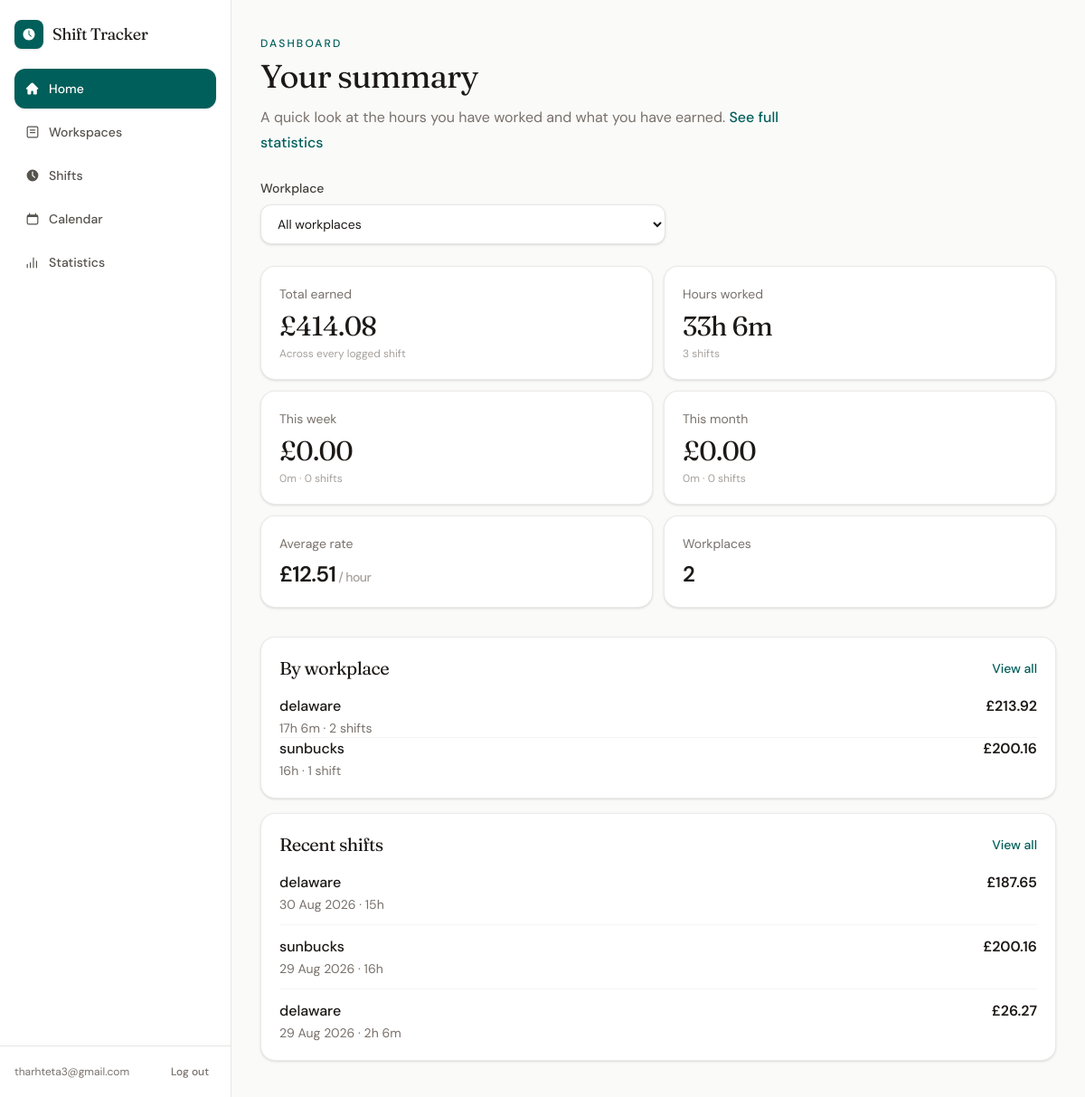
The page /?workplace=24 (signed in) on the database as committed earlier.
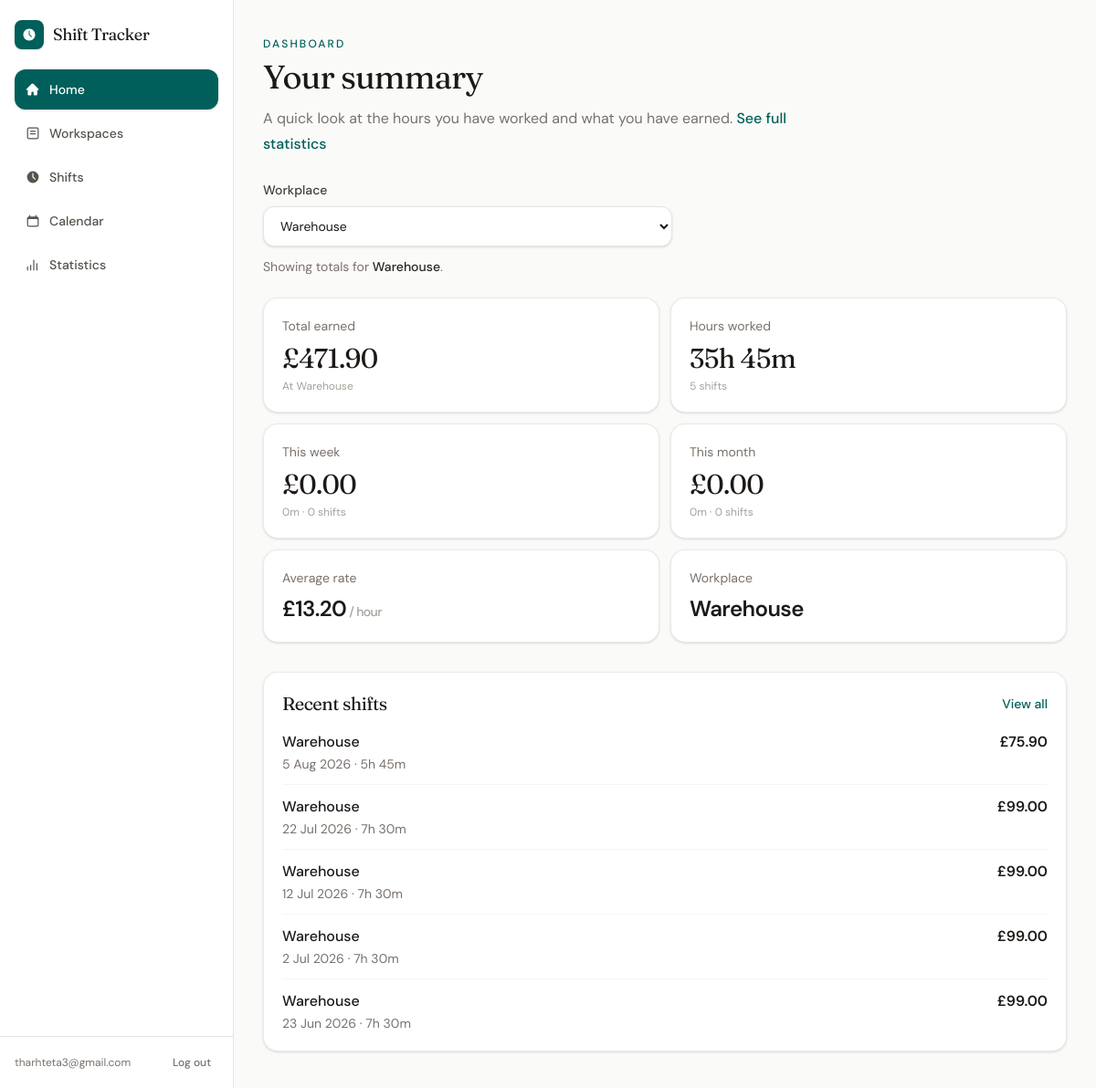
The same page on the database as committed later.
### workspaces/models.py (models this page shows, shortened)
class Workplace(models.Model):
    user = models.ForeignKey(
        settings.AUTH_USER_MODEL,
        on_delete=models.CASCADE,
        related_name="workplaces",
    )
    name = models.CharField(max_length=100)
    hourly_rate = models.DecimalField(
        max_digits=6,
        decimal_places=2,
    )
    is_active = models.BooleanField(default=True)
    created_at = models.DateTimeField(auto_now_add=True)
    updated_at = models.DateTimeField(auto_now=True)

### shifts/models.py (models this page shows, shortened)
class Shift(models.Model):
    user = models.ForeignKey(
        settings.AUTH_USER_MODEL,
        on_delete=models.CASCADE,
        related_name="shifts",
    )
    workplace = models.ForeignKey(
        Workplace,
        on_delete=models.PROTECT,
        related_name="shifts",
    )
    date = models.DateField()
    start_time = models.TimeField()
    end_time = models.TimeField()
    break_minutes = models.PositiveIntegerField(default=0)
    hourly_rate_at_time = models.DecimalField(
        max_digits=6,
        decimal_places=2,
    )
    notes = models.TextField(
        blank=True,
    )
    created_at = models.DateTimeField(auto_now_add=True)
    updated_at = models.DateTimeField(auto_now=True)
    def duration_minutes(self):
        start = datetime.combine(
            self.date,
            self.start_time,
        )
        end = datetime.combine(
            self.date,
            self.end_time,
        )
        if end <= start:
            end += timedelta(days=1)
        total_minutes = int(
            (end - start).total_seconds() / 60
        )
        return total_minutes - self.break_minutes
    def duration_hours(self):
        return Decimal(self.duration_minutes()) / Decimal("60")
    def duration_display(self):
        minutes = max(self.duration_minutes(), 0)
        hours, remaining = divmod(minutes, 60)
        if hours and remaining:
            return f"{hours}h {remaining}m"
        if hours:
            return f"{hours}h"
        return f"{remaining}m"
    def estimated_earnings(self):
        return (
            self.duration_hours()
            * self.hourly_rate_at_time
        ).quantize(Decimal("0.01"))

### shifts/views.py (the view)
# urls.py: 2. Add a URL to urlpatterns:  path('', views.home, name='home')
@login_required
def home(request):
    try:
        workplace = _dashboard_workplace(request)
        context = {"stats": dashboard_stats(request.user, workplace=workplace)}
        template = (
            "shifts/partials/dashboard.html"
            if request.headers.get("HX-Request")
            else "shifts/home.html"
        )
        return render(request, template, context)
    except Exception:
        messages.error(request, "Could not load the dashboard.")
        template = (
            "shifts/partials/dashboard.html"
            if request.headers.get("HX-Request")
            else "shifts/home.html"
        )
        return render(
            request,
            template,
            {"stats": empty_dashboard_stats()},
        )

### shifts/services.py (called while the page is built)
def format_minutes(minutes):
    minutes = max(int(minutes), 0)
    hours, remaining = divmod(minutes, 60)
    if hours and remaining:
        return f"{hours}h {remaining}m"
    if hours:
        return f"{hours}h"
    return f"{remaining}m"

def _empty_summary():
    return {
        "count": 0,
        "minutes": 0,
        "hours_display": format_minutes(0),
        "pay": Decimal("0.00"),
    }

def summarize_shifts(shifts):
    summary = _empty_summary()
    for shift in shifts:
        minutes = max(shift.duration_minutes(), 0)
        summary["count"] += 1
        summary["minutes"] += minutes
        summary["pay"] += shift.estimated_earnings()
    summary["hours_display"] = format_minutes(summary["minutes"])
    summary["pay"] = summary["pay"].quantize(Decimal("0.01"))
    return summary

### shifts/views.py (called while the page is built)
def _dashboard_workplace(request):
    workplace_id = request.GET.get("workplace")
    if not workplace_id:
        return None
    try:
        return Workplace.objects.get(pk=workplace_id, user=request.user)
    except (Workplace.DoesNotExist, ValueError, TypeError):
        return None

### shifts/templates/shifts/home.html (shortened to what this page needs)
{% extends "app.html" %}
{% block app_content %}
<div class="px-4 py-6 sm:px-8 sm:py-10">
    <p class="text-xs font-medium uppercase tracking-[0.18em] text-teal-800">Dashboard</p>
    <h1 class="mt-2 font-serif text-3xl tracking-tight text-stone-900 sm:text-4xl">Your summary</h1>
    <p class="mt-3 max-w-xl text-base leading-7 text-stone-500">
        A quick look at the hours you have worked and what you have earned.
        <a href="{% url 'shift_statistics' %}" class="font-medium text-teal-800 hover:underline">See full statistics</a>
    </p>
    <div id="dashboard-root" class="mt-6">
        {% include "shifts/partials/dashboard.html" %}
    </div>
</div>
{% endblock %}

### shifts/templates/shifts/partials/dashboard.html (shortened to what the changed rows need)
<div class="form-control max-w-md">
    <label for="dashboard-workplace" class="text-sm font-medium text-stone-700">Workplace</label>
    <select
        id="dashboard-workplace"
        name="workplace"
        hx-get="{% url 'home' %}"
        hx-target="#dashboard-root"
        hx-swap="innerHTML"
        hx-push-url="true"
        hx-include="this"
        class="mt-1.5"
    >
        <option value="" {% if not stats.selected_workplace %}selected{% endif %}>
            All workplaces
        </option>
        {% for workplace in stats.workplaces %}
            <option
                value="{{ workplace.pk }}"
                {% if stats.selected_workplace and stats.selected_workplace.pk == workplace.pk %}selected{% endif %}
            >
                {{ workplace.name }}
            </option>
        {% endfor %}
    </select>
</div>
{% if stats.selected_workplace %}
    <p class="mt-3 text-sm text-stone-500">
        Showing totals for <span class="font-medium text-stone-800">{{ stats.selected_workplace.name }}</span>.
    </p>
{% endif %}
<div class="mt-6 grid gap-3 sm:grid-cols-2 xl:grid-cols-4">
    <div class="rounded-2xl border border-stone-200/80 bg-white p-5 shadow-sm">
        <p class="text-sm text-stone-500">Total earned</p>
        <p class="mt-2 font-serif text-3xl tracking-tight text-stone-900">£{{ stats.all_time.pay }}</p>
        <p class="mt-1 text-xs text-stone-400">
            {% if stats.selected_workplace %}
                At {{ stats.selected_workplace.name }}
            {% else %}
                Across every logged shift
            {% endif %}
        </p>
    </div>
    <div class="rounded-2xl border border-stone-200/80 bg-white p-5 shadow-sm">
        <p class="text-sm text-stone-500">Hours worked</p>
        <p class="mt-2 font-serif text-3xl tracking-tight text-stone-900">{{ stats.all_time.hours_display }}</p>
        <p class="mt-1 text-xs text-stone-400">{{ stats.all_time.count }} shift{{ stats.all_time.count|pluralize }}</p>
    </div>
    <div class="rounded-2xl border border-stone-200/80 bg-white p-5 shadow-sm">
    </div>
    <div class="rounded-2xl border border-stone-200/80 bg-white p-5 shadow-sm">
    </div>
</div>
<div class="mt-3 grid gap-3 sm:grid-cols-2">
    <div class="rounded-2xl border border-stone-200/80 bg-white p-5 shadow-sm">
        <p class="text-sm text-stone-500">Average rate</p>
        <p class="mt-2 text-2xl font-semibold tracking-tight text-stone-900">£{{ stats.average_rate }}<span class="text-sm font-medium text-stone-400"> / hour</span></p>
    </div>
    <div class="rounded-2xl border border-stone-200/80 bg-white p-5 shadow-sm">
        <p class="text-sm text-stone-500">{% if stats.selected_workplace %}Workplace{% else %}Workplaces{% endif %}</p>
        <p class="mt-2 truncate text-2xl font-semibold tracking-tight text-stone-900">
            {% if stats.selected_workplace %}
                {{ stats.selected_workplace.name }}
            {% else %}
                {{ stats.workplace_count }}
            {% endif %}
        </p>
    </div>
</div>
{% if stats.has_shifts %}
    <div class="mt-8 grid gap-4 xl:grid-cols-2">
        {% if not stats.selected_workplace %}
            <section class="rounded-2xl border border-stone-200/80 bg-white p-5 shadow-sm">
                <div class="flex items-center justify-between gap-3">
                    <h2 class="font-serif text-xl tracking-tight text-stone-900">By workplace</h2>
                    <a href="{% url 'workplace_list' %}" class="text-sm font-medium text-teal-800 hover:underline">View all</a>
                </div>
                <ul class="mt-4 divide-y divide-stone-100">
                    {% for workplace in stats.by_workplace %}
                        <li>
                            <a
                                href="{% url 'home' %}?workplace={{ workplace.id }}"
                                hx-get="{% url 'home' %}?workplace={{ workplace.id }}"
                                hx-target="#dashboard-root"
                                hx-swap="innerHTML"
                                hx-push-url="true"
                                class="flex items-start justify-between gap-3 py-3 first:pt-0 last:pb-0 hover:text-teal-800"
                            >
                                <div class="min-w-0">
                                    <p class="truncate font-medium text-stone-900">{{ workplace.name }}</p>
                                    <p class="mt-0.5 text-sm text-stone-500">
                                        {{ workplace.hours_display }} · {{ workplace.count }} shift{{ workplace.count|pluralize }}
                                    </p>
                                </div>
                                <p class="shrink-0 font-semibold text-stone-900">£{{ workplace.pay }}</p>
                            </a>
                        </li>
                    {% endfor %}
                </ul>
            </section>
        {% endif %}
        <section class="rounded-2xl border border-stone-200/80 bg-white p-5 shadow-sm {% if stats.selected_workplace %}xl:col-span-2{% endif %}">
            <div class="flex items-center justify-between gap-3">
                <h2 class="font-serif text-xl tracking-tight text-stone-900">Recent shifts</h2>
            </div>
            <ul class="mt-4 divide-y divide-stone-100">
                {% for shift in stats.recent_shifts %}
                    <li class="flex items-start justify-between gap-3 py-3 first:pt-0 last:pb-0">
                        <div class="min-w-0">
                            <p class="truncate font-medium text-stone-900">{{ shift.workplace.name }}</p>
                            <p class="mt-0.5 text-sm text-stone-500">
                                {{ shift.date }} · {{ shift.duration_display }}
                            </p>
                        </div>
                        <p class="shrink-0 font-semibold text-stone-900">£{{ shift.estimated_earnings }}</p>
                    </li>
                {% endfor %}
            </ul>
        </section>
    </div>
{% endif %}

Rows that differ between the two databases and show on the page:
removed Workplace: name "delaware"
removed Workplace: name "sunbucks"
removed Shift: workplace.name "delaware", date "30 Aug 2026", duration_display "15h", estimated_earnings "187.65"
removed Shift: workplace.name "sunbucks", date "29 Aug 2026", duration_display "16h", estimated_earnings "200.16"
removed Shift: workplace.name "delaware", date "29 Aug 2026", duration_display "2h 6m", estimated_earnings "26.27"
added Workplace: selected_workplace.name "Warehouse"
added Shift: workplace.name "Warehouse", date "5 Aug 2026", duration_display "5h 45m", estimated_earnings "75.90"
added Shift: workplace.name "Warehouse", date "22 Jul 2026", duration_display "7h 30m", estimated_earnings "99.00"
added Shift: workplace.name "Warehouse", date "12 Jul 2026", duration_display "7h 30m", estimated_earnings "99.00"
added Shift: workplace.name "Warehouse", date "2 Jul 2026", duration_display "7h 30m", estimated_earnings "99.00"
added Shift: workplace.name "Warehouse", date "23 Jun 2026", duration_display "7h 30m", estimated_earnings "99.00"
Other text that changed with them:
form field workplace: "All workplaces" → "Warehouse"
{{ stats.all_time.pay }}: "414.08" → "471.90"
{{ stats.all_time.hours_display }}: "33h 6m" → "35h 45m"
{{ stats.all_time.count }}: "3" → "5"
{{ stats.average_rate }}: "12.51" → "13.20"
{{ stats.workplace_count }}: "2" → (not shown)
text no longer shown: "Across every logged shift Workplaces By workplace View all"
text now shown: "Showing totals for . At Workplace"
list line gone: "17h 6m · 2 shift s £ 213.92"
list line gone: "16h · 1 shift £ 200.16"
